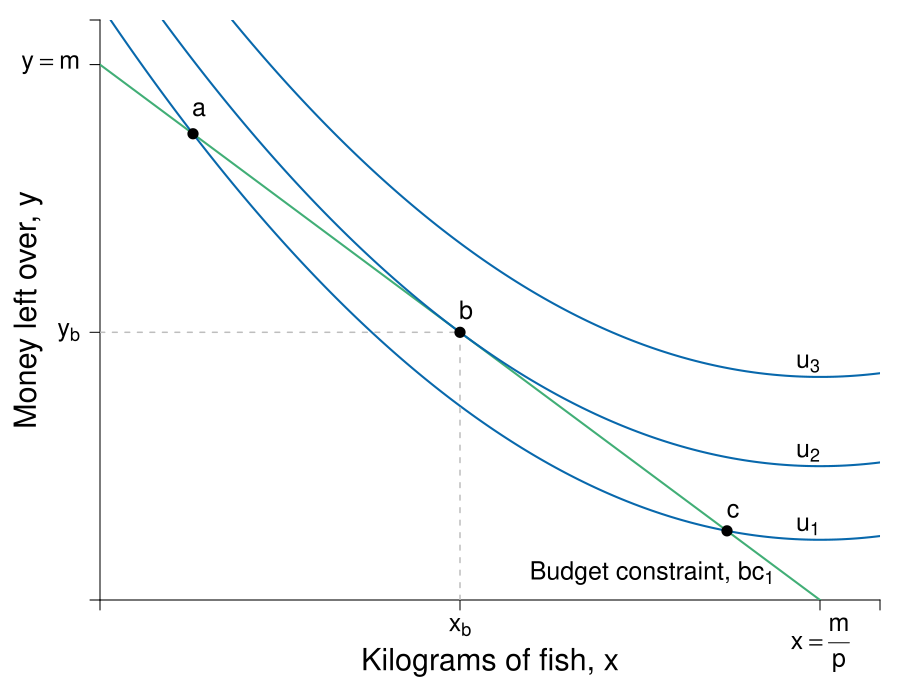

Write R code to recreate this figure.
require(shape)
pdf(file = "constrained_optimization/demand_cd_indiff_init.pdf", width = 9, height = 7)

#Set parameters for graphics
pointsize <- 1.8
axislabelsize <- 1.8
labelsize <- 1.5
namesize <- 1.8
annotatesize <- 1.5
graphlinewidth <- 2
segmentlinewidth <- 1.5

COL <- c("#7fc97f", "#beaed4", "#fdc086", "#ffff99", "#386cb0", "#f0027f", "#bf5b17", "#666666")
COLA <- c("#99d8c9","#66c2a4","#41ae76", "#238b45", "#005824")
COLB <- c("#4eb3d3", "#2b8cbe", "#0868ac","#084081")

#Edited the margins to cater for the larger LHS labels
par(mar =  c(5, 5, 1, 1))

# uA <- function(x, y, alpha = 0.5) {
#   x^(alpha)*y^(1 - alpha)
# }


uA <- function(x, y, rmax = 2, xmax = 12) {
  y + rmax*x - (1/2)*(rmax/xmax)*x^2
}

bcA <- function(x, w = 20, px = 2, py = 1) {
  w/py - (px/py)*x
}


xlims <- c(0, 13)
ylims <- c(0, 13)

npts <- 501 
x <- seq(xlims[1], xlims[2], length.out = npts)
y <- seq(ylims[1], ylims[2], length.out = npts) 
a <- c(13.35, 15, 17)

plot(0, 0, xlim = xlims, ylim = ylims, type = "n",
     xlab = expression(paste("")),
     ylab = expression(paste("")), 
     xaxt = "n", 
     yaxt = "n", 
     cex.lab = axislabelsize, 
     bty = "n",
     xaxs="i", 
     yaxs="i")

# ticksy <- seq(from = 0, to = ylims[2], by = 2)
# ylabels <- seq(from = 0, to = ylims[2], by = 2)
# ticksx <- seq(from = 0, to = xlims[2], by = 2)
# xlabels <- seq(from = 0, to = xlims[2], by = 2)
ticksy <- c(0, 6, 12, ylims[2])
ylabels <- c(NA, expression(paste(y[b])), expression(paste(y == m )), NA)
ticksx <- c(0, 6, 12, xlims[2])
xlabels <- c(NA, expression(paste(x[b])), NA, NA)

axis(1, at = ticksx, pos = 0, labels = xlabels, cex.axis = labelsize)
axis(2, at = ticksy, pos = 0, labels = ylabels, las = 1, cex.axis = labelsize)

text(12, -1, expression(paste(x == frac(m, p) )), cex = labelsize, xpd = TRUE)

npts <- 500 
xx1 <- seq(xlims[1], xlims[2], length.out = npts)

lines(xx1, bcA(xx1, w = 12, px = 1, py = 1), col = COLA[3], lwd = graphlinewidth)
#lines(xx1, indiffA1(xx1, uA = 20, rmax = 2.5, xmax = 10), col = COLB[4], lwd = graphlinewidth)



#mtext(expression(paste("Kilograms of coffee, ", x)), side=1, line = 2.5, cex = axislabelsize)
text(0.5*xlims[2], -1.4,  expression(paste("Kilograms of fish, ", x)), xpd = TRUE, cex = axislabelsize) 
text(-1.2, 0.5*ylims[2], expression(paste("Money left over, ", y)), xpd = TRUE, cex = axislabelsize, srt = 90) 


#Label the iso-welfare functions for the HG, Aisha
text(11.8, 1.65, expression(u[1]), cex = annotatesize)
text(11.8, 3.3, expression(u[2]), cex = annotatesize)
text(11.8, 5.3, expression(u[3]), cex = annotatesize)
#text(6.6, 8.3, expression(u[4]^A))

contour(x, y, 
        outer(x, y, uA),
        drawlabels = FALSE,
        col = COLB[3],
        lwd = graphlinewidth,
        levels = a, 
        xaxs="i", 
        yaxs="i", 
        add = TRUE)

segments(0, 6, 6, 6, lty = 2, col = "gray" , lwd = segmentlinewidth)
segments(6, 0, 6, 6, lty = 2, col = "gray" , lwd = segmentlinewidth)
points(6, 6, pch = 16, col = "black", cex = 1.5)
text(6.1, 6.5, expression(b), cex = annotatesize)


points(1.55, 10.45, pch = 16, col = "black", cex = 1.5)
points(10.45, 1.55, pch = 16, col = "black", cex = 1.5)
text(1.65, 11, expression(a), cex = annotatesize)
text(10.55, 2, expression(c), cex = annotatesize)

text(9.2, 0.6, expression(paste("Budget constraint, ", bc[1])), cex = annotatesize)
#Arrows(10, 9.7, 10, 2.5, col = "black", lty = 1, lwd = 2, arr.type = "triangle", arr.lwd = 0.5)


dev.off()
